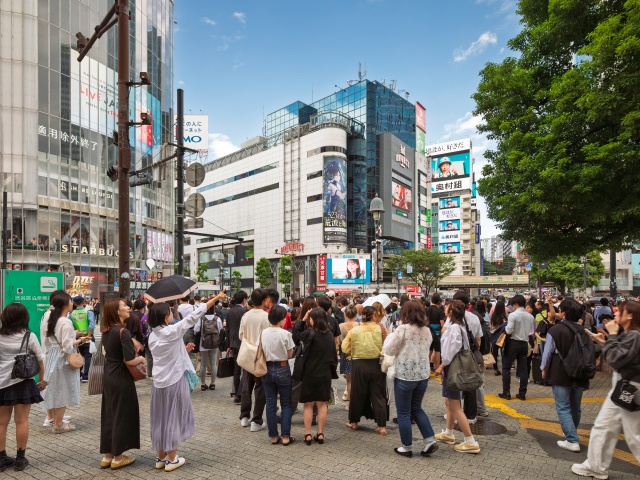
#> input picture Adverse-Weather-Crowd-Surveillance/sample_data/01_shibuya_crossing_clear_crowd.jpg, 640 x 480 px
$ python -i deskew.py   (imports and definitions only)
#> lines starting #> are read from the running program, lines starting #| are printed output that depends on the picture; after the words box and inside, x2 and y2 are one past the last pixel; in counts of white or black regions, pixels touching at a corner belong together
### T-220_AI-Based_Document_Intelligence_and_Data_Extraction/src/preprocessing/operations.py
"""Computer vision operations for document page normalization and enhancement."""

from __future__ import annotations

from typing import Optional, Tuple

import cv2
import numpy as np

from src.core.exceptions import PreprocessingError
from src.core.logging import get_logger

logger = get_logger("preprocessing.operations")


def to_grayscale(image: np.ndarray) -> np.ndarray:
    """Convert an image array (BGR, BGRA, or already grayscale) to 8-bit single channel grayscale.

    Args:
        image: Numpy image array.

    Returns:
        Grayscale numpy array with shape (H, W).
    """
    if image is None or image.size == 0:
        raise PreprocessingError("Cannot convert empty image array to grayscale.")

    if len(image.shape) == 2:
        return image.copy()

    channels = image.shape[2]
    if channels == 4:
        # Handle alpha channel: composite against white background before grayscale
        b, g, r, a = cv2.split(image)
        alpha_norm = a.astype(float) / 255.0
        white_bg = np.ones_like(b, dtype=float) * 255.0
        b_comp = (b.astype(float) * alpha_norm + white_bg * (1.0 - alpha_norm)).astype(np.uint8)
        g_comp = (g.astype(float) * alpha_norm + white_bg * (1.0 - alpha_norm)).astype(np.uint8)
        r_comp = (r.astype(float) * alpha_norm + white_bg * (1.0 - alpha_norm)).astype(np.uint8)
        bgr = cv2.merge([b_comp, g_comp, r_comp])
        return cv2.cvtColor(bgr, cv2.COLOR_BGR2GRAY)
    elif channels == 3:
        return cv2.cvtColor(image, cv2.COLOR_BGR2GRAY)
    else:
        raise PreprocessingError(f"Unsupported number of image channels for grayscale: {channels}")


# [176 lines left out: functions resize_image, denoise_image, enhance_contrast, threshold_image, clean_borders, not called in this run]

### T-220_AI-Based_Document_Intelligence_and_Data_Extraction/src/core/logging.py
"""Structured logging framework for DocuMind AI."""

import logging
import sys
from pathlib import Path
from typing import Optional, Union


DEFAULT_LOG_FORMAT = "%(asctime)s | %(levelname)-8s | %(name)s | %(message)s"
DATE_FORMAT = "%Y-%m-%d %H:%M:%S"


class DocuMindLogFormatter(logging.Formatter):
    """Custom formatter with clean alignment and contextual metadata."""

    def __init__(self, fmt: Optional[str] = None, datefmt: Optional[str] = None) -> None:
        super().__init__(fmt=fmt or DEFAULT_LOG_FORMAT, datefmt=datefmt or DATE_FORMAT)


# [36 lines left out: function configure_logging, not called in this run]


def get_logger(module_name: str) -> logging.Logger:
    """Retrieve a child logger under the documind namespace.

    Args:
        module_name: Component or module name (e.g. 'ocr', 'validation').
    """
    if module_name.startswith("documind."):
        return logging.getLogger(module_name)
    return logging.getLogger(f"documind.{module_name}")

### T-220_AI-Based_Document_Intelligence_and_Data_Extraction/src/preprocessing/deskew.py
"""Document deskewing algorithms and geometric rotation."""

from __future__ import annotations

import math
from typing import Optional, Tuple

import cv2
import numpy as np

from src.core.logging import get_logger
from src.preprocessing.operations import to_grayscale

logger = get_logger("preprocessing.deskew")


# [160 lines left out: functions estimate_skew_angle, _estimate_skew_min_area_rect, _estimate_skew_hough, rotate_image, deskew_image, not called in this run]

>>> import cv2
>>> picture = cv2.imread('../../../Adverse-Weather-Crowd-Surveillance/sample_data/01_shibuya_crossing_clear_crowd.jpg')
#> picture is the input picture: shape (480, 640, 3); mean B, G, R 115, 120.7, 118.5
>>> result = deskew_image(picture)
#> in to_grayscale, `return cv2.cvtColor(image, cv2.COLOR_BGR2GRAY)`:
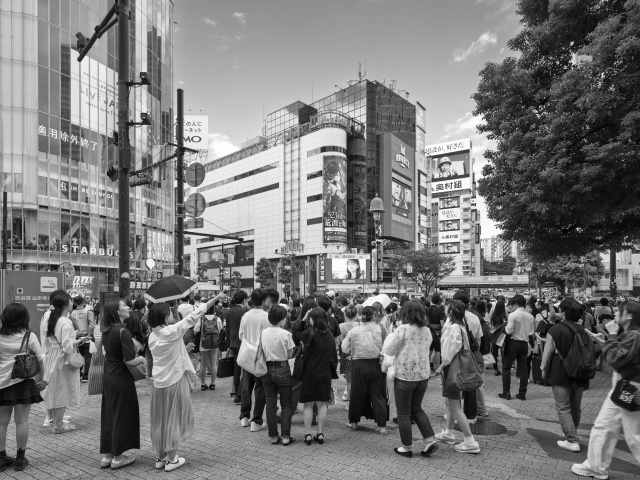
#> returned value: shape (480, 640); min 1, max 255, mean 119.4
#> in _estimate_skew_min_area_rect, `_, thresh = cv2.threshold(gray, 0, 255, cv2.THRESH_BINARY_INV + cv2.TH..`:
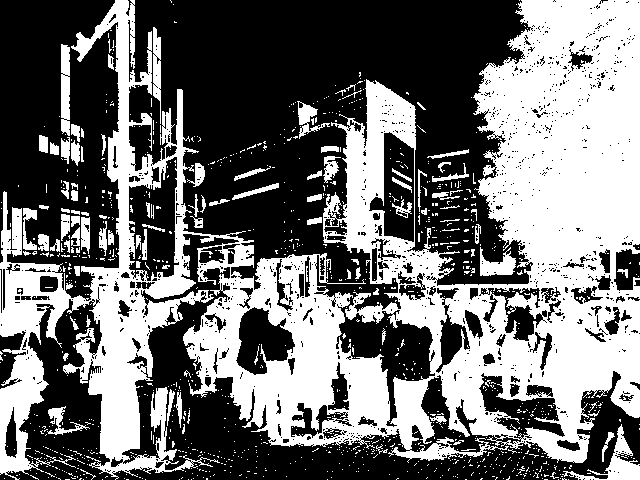
#> thresh: shape (480, 640); 44.4% white; 1098 white regions (999 under 20 px), largest, box (x1, y1, x2, y2) and area: (0, 0, 640, 480) 123259, (562, 424, 640, 480) 1079, (61, 44, 70, 136) 763
#> in _estimate_skew_min_area_rect, `morph = cv2.morphologyEx(thresh, cv2.MORPH_CLOSE, kernel)`:
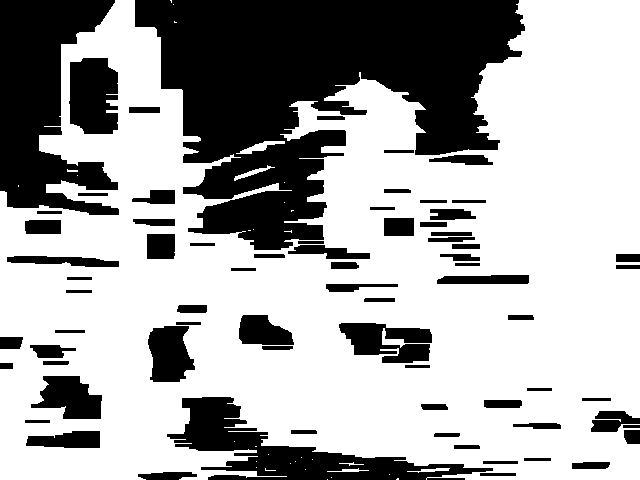
#> morph: shape (480, 640); 66.2% white; 72 black regions, largest, box (x1, y1, x2, y2) and area: (135, 0, 525, 250) 54066, (0, 0, 119, 215) 15345, (167, 397, 493, 480) 8898
#> in _estimate_skew_min_area_rect, `coords = cv2.findNonZero(morph)`: coords = contour of 203516 points, box (x1, y1, x2, y2) (0, 0, 640, 480), area 21195
#> in _estimate_skew_min_area_rect, `rect = cv2.minAreaRect(coords)`: rect = ((319.5, 239.5), (479, 639), -90)
#> in _estimate_skew_min_area_rect, `(cx, cy), (w, h), angle = rect`: cx = 319.5; cy = 239.5; w = 479; h = 639; angle = -90
#> in _estimate_skew_min_area_rect, `angle = 90.0 + angle`: angle = 0

$ run again, on Adverse-Weather-Crowd-Surveillance/sample_data/03_monsoon_rain_umbrellas.jpg
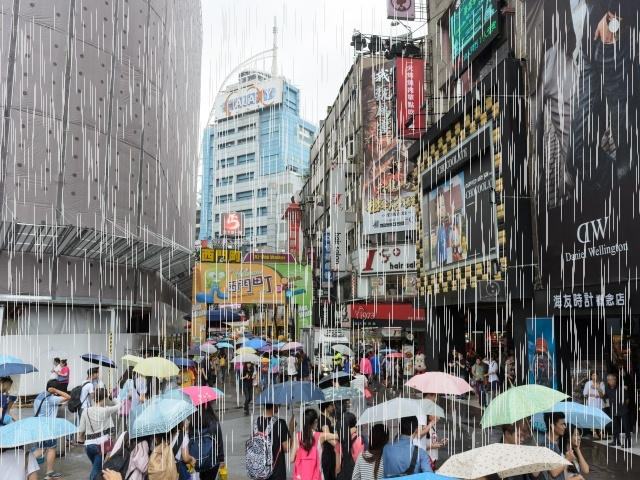
#> input picture Adverse-Weather-Crowd-Surveillance/sample_data/03_monsoon_rain_umbrellas.jpg, 640 x 480 px
#> picture is the input picture: shape (480, 640, 3); mean B, G, R 123.8, 124.2, 124.9
#> in _estimate_skew_min_area_rect, `_, thresh = cv2.threshold(gray, 0, 255, cv2.THRESH_BINARY_INV + cv2.TH..`:
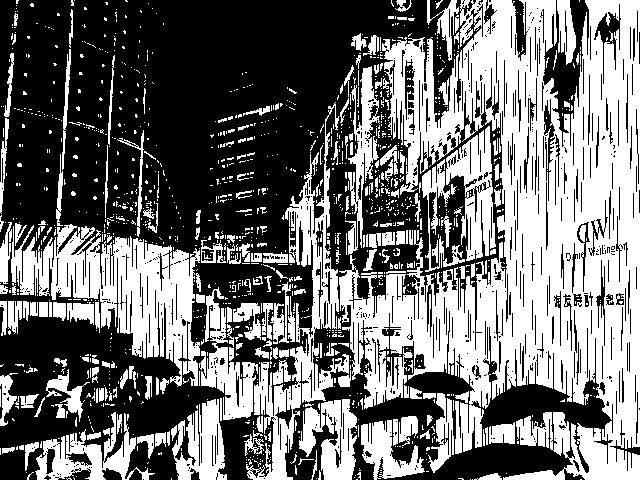
#> thresh: shape (480, 640); 44.8% white; 1331 white regions (1107 under 20 px), largest, box (x1, y1, x2, y2) and area: (339, 0, 640, 480) 72540, (11, 224, 200, 387) 12940, (246, 102, 349, 480) 7930
#> in _estimate_skew_min_area_rect, `morph = cv2.morphologyEx(thresh, cv2.MORPH_CLOSE, kernel)`:
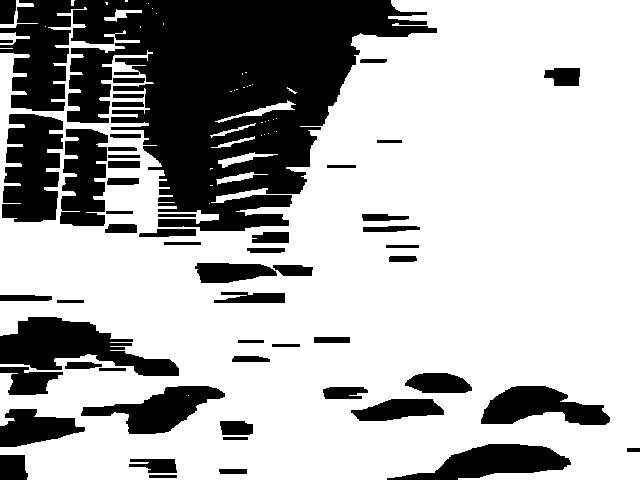
#> morph: shape (480, 640); 70% white; 55 black regions, largest, box (x1, y1, x2, y2) and area: (0, 0, 437, 231) 52061, (0, 317, 179, 376) 5465, (2, 114, 63, 222) 5226
#> coords = contour of 214949 points, box (x1, y1, x2, y2) (0, 0, 640, 480), area 712
#> rect = ((319.5, 239.5), (479, 639), -90)
#> in _estimate_skew_min_area_rect, `(cx, cy), (w, h), angle = rect`: cx = 319.5; cy = 239.5; w = 479; h = 639; angle = -90
#> in _estimate_skew_min_area_rect, `angle = 90.0 + angle`: angle = 0

$ run again, on Adverse-Weather-Crowd-Surveillance/sample_data/04_times_square_sun_glare.jpg
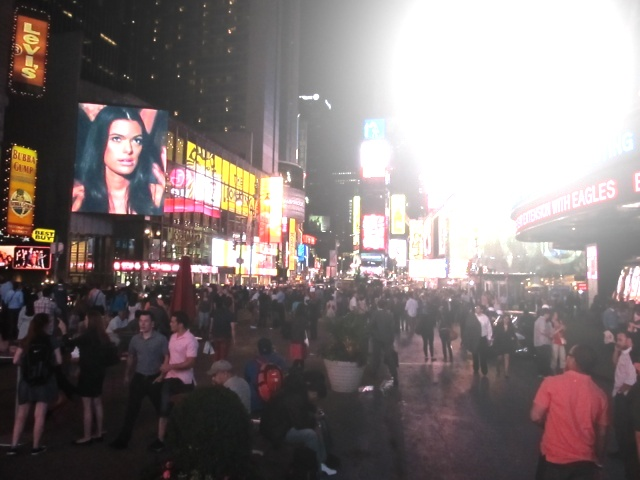
#> input picture Adverse-Weather-Crowd-Surveillance/sample_data/04_times_square_sun_glare.jpg, 640 x 480 px
#> picture is the input picture: shape (480, 640, 3); mean B, G, R 119.3, 119.9, 129.8
#> in _estimate_skew_min_area_rect, `_, thresh = cv2.threshold(gray, 0, 255, cv2.THRESH_BINARY_INV + cv2.TH..`:
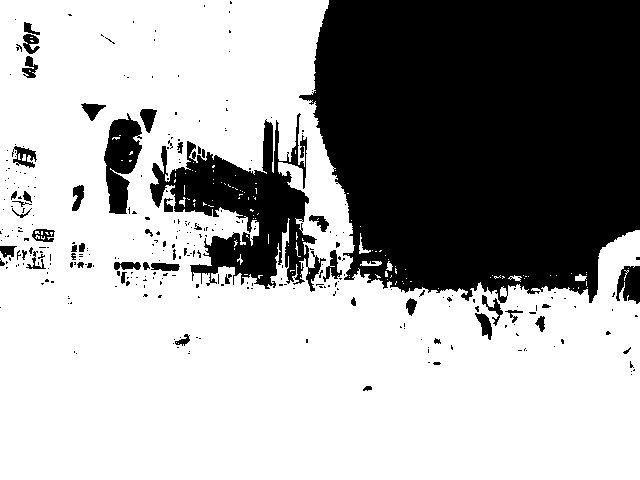
#> thresh: shape (480, 640); 65% white; 315 black regions (263 under 20 px), largest, box (x1, y1, x2, y2) and area: (299, 0, 640, 303) 86698, (150, 113, 326, 292) 12530, (104, 113, 142, 214) 2348
#> in _estimate_skew_min_area_rect, `morph = cv2.morphologyEx(thresh, cv2.MORPH_CLOSE, kernel)`:
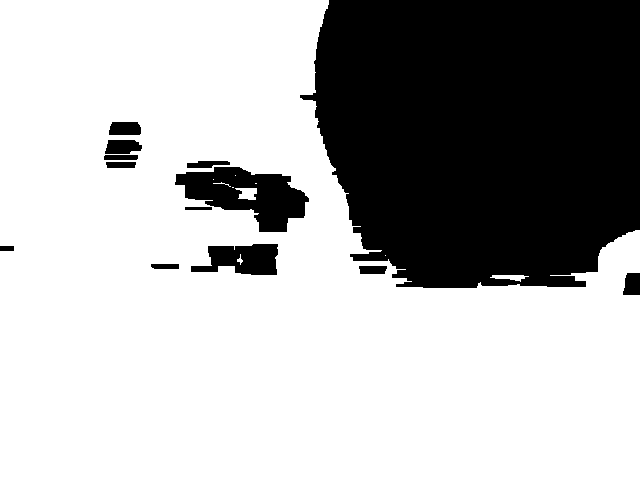
#> morph: shape (480, 640); 69.6% white; 13 black regions, largest, box (x1, y1, x2, y2) and area: (300, 0, 640, 288) 84575, (175, 167, 309, 232) 4760, (191, 244, 278, 275) 1878
#> coords = contour of 213762 points, box (x1, y1, x2, y2) (0, 0, 640, 480), area 36200
#> rect = ((319.5, 239.5), (479, 639), -90)
#> in _estimate_skew_min_area_rect, `(cx, cy), (w, h), angle = rect`: cx = 319.5; cy = 239.5; w = 479; h = 639; angle = -90
#> in _estimate_skew_min_area_rect, `angle = 90.0 + angle`: angle = 0
